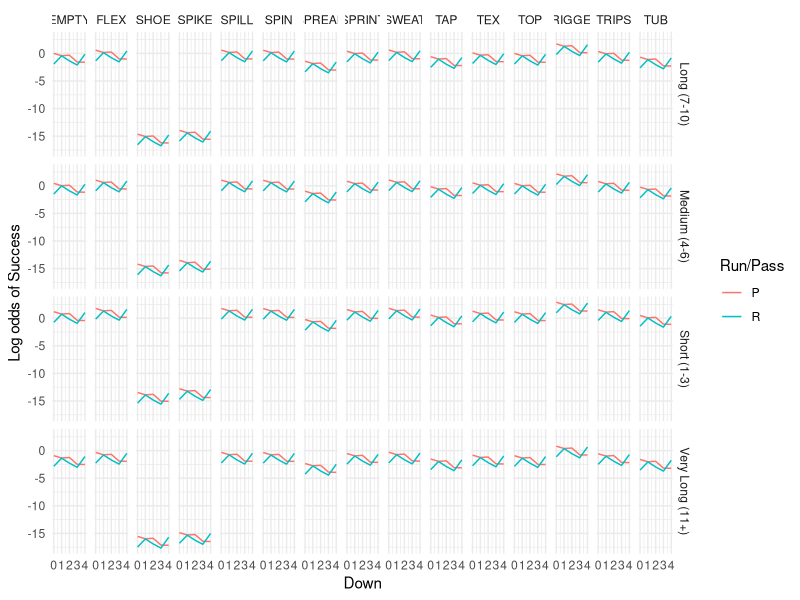
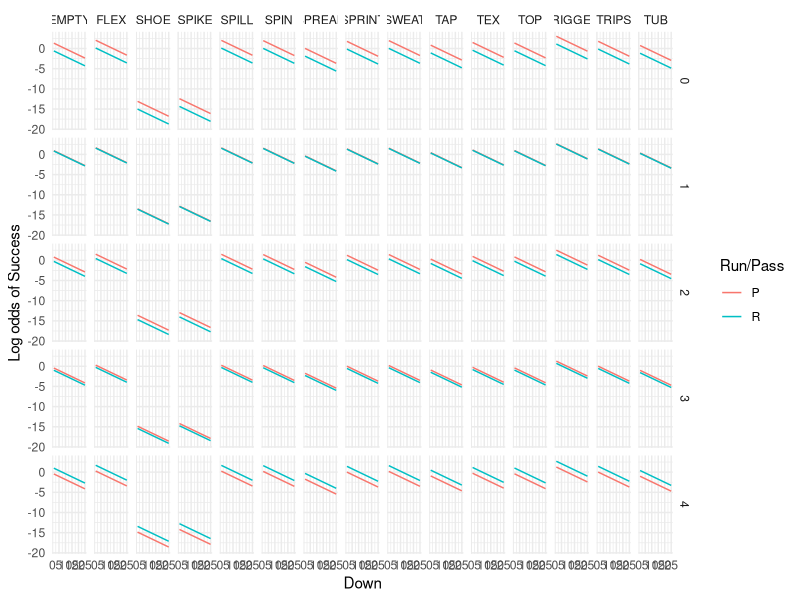
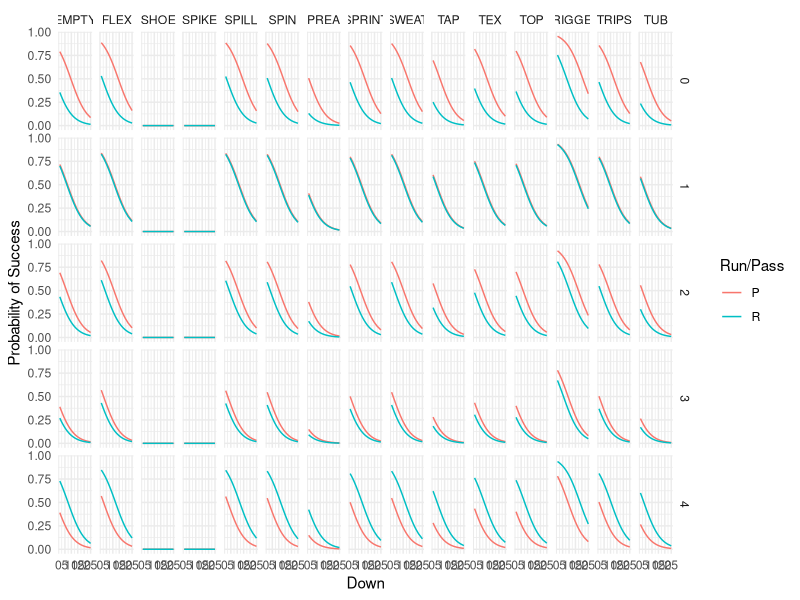
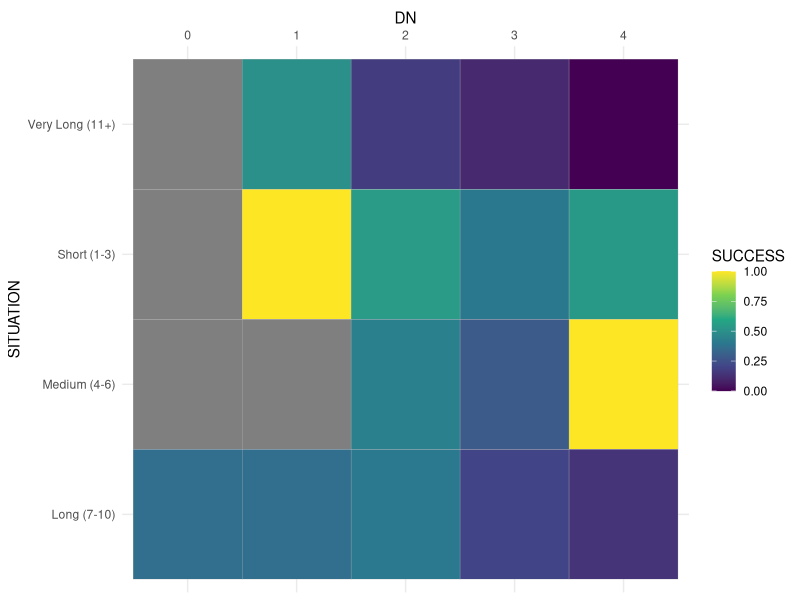

Here is the R script that generated these plots, in order:
## ---- chunk 1
library(tidyverse)
## ---- chunk 2
endicott_2024 <- read_csv(here::here("data/endicott_2024.csv"))
norwich_2024 <- read_csv(here::here("data/norwich_2024.csv"))
wne_2024 <- read_csv(here::here("data/wne_2024.csv"))
union_2024 <- read_csv(here::here("data/union_2024.csv"))
rpi_2024 <- read_csv(here::here("data/rpi_2024.csv"))
hobart_2024 <- read_csv(here::here("data/hobart_2024.csv"))
rochester_2024 <- read_csv(here::here("data/rochester_2024.csv"))
ithaca_2024 <- read_csv(here::here("data/ithaca_2024.csv"))
buffstate_2024 <- read_csv(here::here("data/buffstate_2024.csv"))
## ---- chunk 3
union_2024 <- union_2024 |>
  select(-YEAR)
## ---- chunk 4
endicott_2024 <- endicott_2024 |>
  mutate(OPPONENT = "endicott", YEAR = "2024") 
  
norwich_2024 <- norwich_2024 |>
  mutate(OPPONENT = "norwich", YEAR = "2024") 

wne_2024 <- wne_2024 |>
  mutate(OPPONENT = "wne", YEAR = "2024") 

union_2024 <- union_2024 |>
  mutate(OPPONENT = "union", YEAR = "2024") 

rpi_2024 <- rpi_2024 |>
  mutate(OPPONENT = "rpi", YEAR = "2024") 

hobart_2024 <- hobart_2024 |>
  mutate(OPPONENT = "hobart", YEAR = "2024") 

rochester_2024 <- rochester_2024 |>
  mutate(OPPONENT = "rochester", YEAR = "2024") 

ithaca_2024 <- ithaca_2024|>
  mutate(OPPONENT = "ithaca", YEAR = "2024") 

buffstate_2024 <- buffstate_2024 |>
  mutate(OPPONENT = "buffstate", YEAR = "2024") 
## ---- chunk 5
`2024_Season` <- rbind(endicott_2024, norwich_2024, wne_2024, union_2024, rpi_2024, hobart_2024, rochester_2024, ithaca_2024, buffstate_2024)
## ---- chunk 6
`2024_Season` <- `2024_Season` |>
  select(
    OPPONENT, YEAR, "PLAY #", DN, DIST, "YARD LN", HASH, "GN/LS", "R/P", HASH, "FORMATION FAMILY", "OFF FORM", BACKFIELD, MOTION, "FORMATION TAG", PROTECTION, "PLAY RESULT"
  )
## ---- chunk 7
 `2024_Season` <- `2024_Season` |>
    mutate(
      SUCCESSFUL = case_when(
        DN == 0 & `GN/LS` >= (0.4 * DIST) ~ 1,                     
        DN == 1 & `GN/LS` >= (0.4 * DIST) ~ 1,
        DN == 2 & `GN/LS` >= (0.6 * DIST) ~ 1,
        DN == 3 & `GN/LS` >= (DIST) ~ 1,
        DN == 4 & `GN/LS` >= (DIST) ~ 1,
        TRUE ~ 0
      )
    )
## ---- chunk 8
`2024_Season` <- `2024_Season` |>
  mutate(
    SITUATION = case_when(
      DIST <= 3 ~ "Short (1-3)",
      DIST <= 6 ~ "Medium (4-6)",
      DIST <= 10 ~ "Long (7-10)",
      TRUE ~ "Very Long (11+)"
    )
  ) 
## ---- chunk 9
success_by_situation <- `2024_Season` |>
  group_by(DN, SITUATION) |>
  summarise(
    plays = n(),
    success_rate = mean(SUCCESSFUL, na.rm = TRUE)
  ) |>
  arrange(DN, desc(success_rate))

success_by_situation
## ---- chunk 10
success_by_run_pass <- `2024_Season` |>
  group_by(`R/P`) |>
  summarise(
    plays = n(),
    success_rate = mean(SUCCESSFUL, na.rm = TRUE)
  ) |>
  arrange(success_rate)

success_by_run_pass
## ---- chunk 11
success_by_formation <- `2024_Season` |>
  group_by(`FORMATION FAMILY`) |>
  summarise(
    plays = n(),
    success_rate = mean(SUCCESSFUL, na.rm = TRUE)
  ) |>
  arrange(success_rate)
  
success_by_formation  
  
## ---- chunk 12
success_by_situation_formation <- `2024_Season` |>
  group_by(`FORMATION FAMILY`, SITUATION) |>
  summarise(
    plays = n(),
    success_rate = mean(SUCCESSFUL, na.rm = TRUE),
    .groups = "drop"
  ) |>
  arrange(`FORMATION FAMILY`, SITUATION)

success_by_situation_formation
## ---- chunk 13
# try out using just distance instead factor(situation)

logrun <- glm(SUCCESSFUL ~ `R/P`, data = `2024_Season`, family = binomial)

logsituation <- glm(SUCCESSFUL ~ SITUATION, data = `2024_Season`, family = binomial)

logdn <- glm(SUCCESSFUL ~ factor(DN), data = `2024_Season`, family = binomial)

logformation <- glm(SUCCESSFUL ~ `FORMATION FAMILY`, data = `2024_Season`, family = binomial)

logmodel1 <- glm(SUCCESSFUL ~ factor(`R/P`) + factor(SITUATION) + factor(DN) + factor(`FORMATION FAMILY`), data = `2024_Season`, family = binomial)

logmodel2 <- glm(SUCCESSFUL ~ factor(`R/P`) * factor(DN) + factor(SITUATION) + factor(`FORMATION FAMILY`), data = `2024_Season`, family = binomial)

logmodel3 <- glm(SUCCESSFUL ~ factor(`R/P`) * factor(DN) + factor(SITUATION) * factor(`FORMATION FAMILY`), data = `2024_Season`, family = binomial)

logmodel4 <- glm(SUCCESSFUL ~ factor(`R/P`) * factor(`FORMATION FAMILY`) + factor(DN) + factor(SITUATION), data = `2024_Season`, family = binomial)

logmodel5 <- glm(SUCCESSFUL ~ factor(`R/P`) * factor(SITUATION) + factor(DN) + factor(`FORMATION FAMILY`), data = `2024_Season`, family = binomial)
logmodel7 <- glm(SUCCESSFUL ~ factor(`R/P`) * factor(DN) + DIST + factor(`FORMATION FAMILY`), data = `2024_Season`, family = binomial)
## ---- chunk 14
summary(logrun)
## ---- chunk 15
summary(logsituation)
## ---- chunk 16
summary(logdn)
## ---- chunk 17
summary(logformation)
## ---- chunk 18
AIC(logrun, logsituation, logdn, logformation, logmodel1, logmodel2)
## ---- chunk 19
AIC(logmodel1, logmodel2, logmodel3, logmodel4, logmodel5, logmodel7)
## ---- chunk 20
install.packages("broom")
## ---- chunk 21
library(modelr)
library(broom)

grid <- `2024_Season` |>
  data_grid(
    `R/P` = c("R", "P"),
    DN = c(0, 1, 2, 3, 4),
    SITUATION = c("Short (1-3)", "Medium (4-6)", "Long (7-10)", "Very Long (11+)"),
    `FORMATION FAMILY` = c("EMPTY", "FLEX", "SHOE", "SPIKE", "SPILL", "SPIN", "SPREAD", "SPRINT", "SWEAT", "TAP", "TEX", "TOP", "TRIGGER", "TRIPS", "TUB")
  )

aug_surv <- augment(logmodel2, newdata = grid,
                    se_fit = TRUE)
## ---- chunk 22
# switch fitted to predicted, make x = distance, down goes on facet
ggplot(aug_surv, aes(x = DN, y = .fitted, color = `R/P`)) +
  geom_line() +
  facet_grid(SITUATION ~ `FORMATION FAMILY`) +
  labs(
    y = "Log odds of Success",
    x = "Down",
    color = "Run/Pass"
  ) +
  theme_minimal()
## ---- chunk 23
grid2 <- `2024_Season` |>
  #building our potential data for our predictions based off logmodel7
  data_grid(
    `R/P` = c("R", "P"),
    DN = c(0, 1, 2, 3, 4),
    DIST = c(1:20, 22, 25),
    `FORMATION FAMILY` = c("EMPTY", "FLEX", "SHOE", "SPIKE", "SPILL", "SPIN", "SPREAD", "SPRINT", "SWEAT", "TAP", "TEX", "TOP", "TRIGGER", "TRIPS", "TUB")
  )
#predicted values based of our logmodel7
aug_surv2 <- augment(logmodel7, newdata = grid2,
                    se_fit = TRUE)
## ---- chunk 24
# switch fitted to predicted, make x = distance, down goes on facet
ggplot(aug_surv2, aes(x = DIST, y = .fitted, color = `R/P`)) +
  geom_line() +
  facet_grid(DN~`FORMATION FAMILY`) +
  labs(
    y = "Log odds of Success",
    x = "Down",
    color = "Run/Pass"
  ) +
  theme_minimal()
## ---- chunk 25
aug_surv3 <- aug_surv2 %>%
  mutate(
    prob = plogis(.fitted)
  )
## ---- chunk 26
# switch fitted to predicted, make x = distance, down goes on facet
ggplot(aug_surv3, aes(x = DIST, y = prob, color = `R/P`)) +
  geom_line() +
  facet_grid( DN ~`FORMATION FAMILY`) +
  labs(
    y = "Probability of Success",
    x = "Down",
    color = "Run/Pass"
  ) +
  theme_minimal()
## ---- chunk 27
success_map <- `2024_Season` |>
  mutate(DN = as.factor(DN),
         SITUATION = as.factor(SITUATION)) |>
  group_by(DN, SITUATION, .drop = FALSE) |>
  summarise(SUCCESS = mean(SUCCESSFUL)) |>
  ungroup() |>
  mutate(
    # recode situation for nicer labels
    SITUATION = fct_recode(SITUATION,
                           "Short (1-3)" = "1",
                           "Medium (4-6)" = "2",
                           "Long (7-10)" = "3",
                           "Very Long (11+)" = "4"),
    # order downs from 1st to 4th
    DN = fct_relevel(DN, c("0","1","2","3","4"))
  )
success_map
# heatmap
ggplot(data = success_map,
       aes(x = DN, y = SITUATION, fill = SUCCESS)) +
  geom_tile(colour = "grey") +
  scale_fill_viridis_c() +
  theme_minimal() +
  scale_x_discrete(position = "top")
